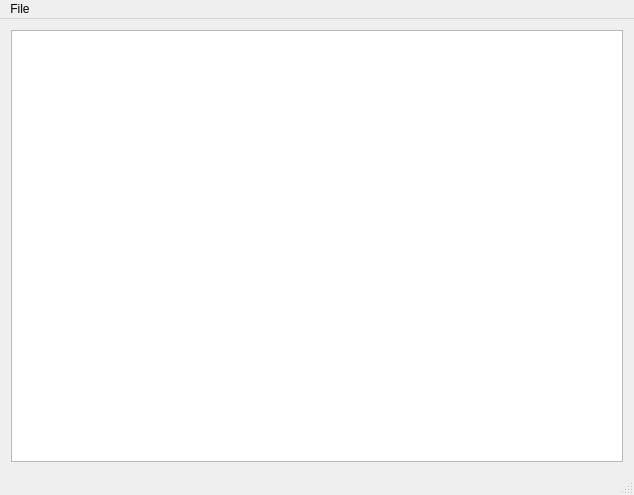
<?xml version="1.0" encoding="UTF-8"?>
<ui version="4.0">
 <class>MainWindow</class>
 <widget class="QMainWindow" name="MainWindow">
  <property name="geometry">
   <rect>
    <x>0</x>
    <y>0</y>
    <width>634</width>
    <height>495</height>
   </rect>
  </property>
  <property name="windowTitle">
   <string>OCR Application</string>
  </property>
  <widget class="QWidget" name="centralWidget">
   <layout class="QGridLayout" name="gridLayout">
    <item row="0" column="0">
     <layout class="QVBoxLayout" name="verticalLayout">
      <item>
       <widget class="QTextEdit" name="RecognizedText">
        <property name="readOnly">
         <bool>true</bool>
        </property>
        <property name="overwriteMode">
         <bool>true</bool>
        </property>
       </widget>
      </item>
     </layout>
    </item>
   </layout>
  </widget>
  <widget class="QMenuBar" name="menuBar">
   <property name="geometry">
    <rect>
     <x>0</x>
     <y>0</y>
     <width>634</width>
     <height>22</height>
    </rect>
   </property>
   <widget class="QMenu" name="menuFile">
    <property name="title">
     <string>File</string>
    </property>
    <addaction name="actionOpen"/>
    <addaction name="separator"/>
    <addaction name="actionQuit"/>
   </widget>
   <addaction name="menuFile"/>
  </widget>
  <widget class="QStatusBar" name="statusBar"/>
  <action name="actionOpen">
   <property name="text">
    <string>Open</string>
   </property>
  </action>
  <action name="actionQuit">
   <property name="text">
    <string>Quit</string>
   </property>
  </action>
 </widget>
 <layoutdefault spacing="6" margin="11"/>
 <resources/>
 <connections>
  <connection>
   <sender>actionQuit</sender>
   <signal>triggered()</signal>
   <receiver>MainWindow</receiver>
   <slot>close()</slot>
   <hints>
    <hint type="sourcelabel">
     <x>199</x>
     <y>149</y>
    </hint>
    <hint type="destinationlabel">
     <x>199</x>
     <y>149</y>
    </hint>
   </hints>
  </connection>
 </connections>
</ui>
